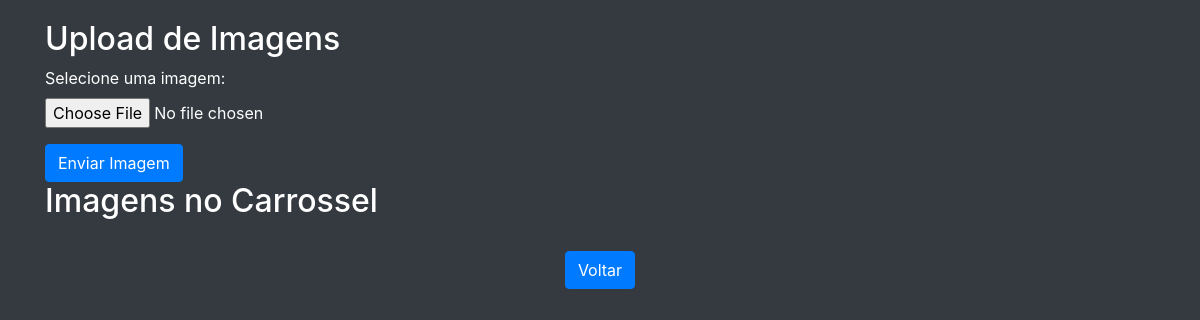
/upload_imagens.php, run on an earlier commit of the app's database.
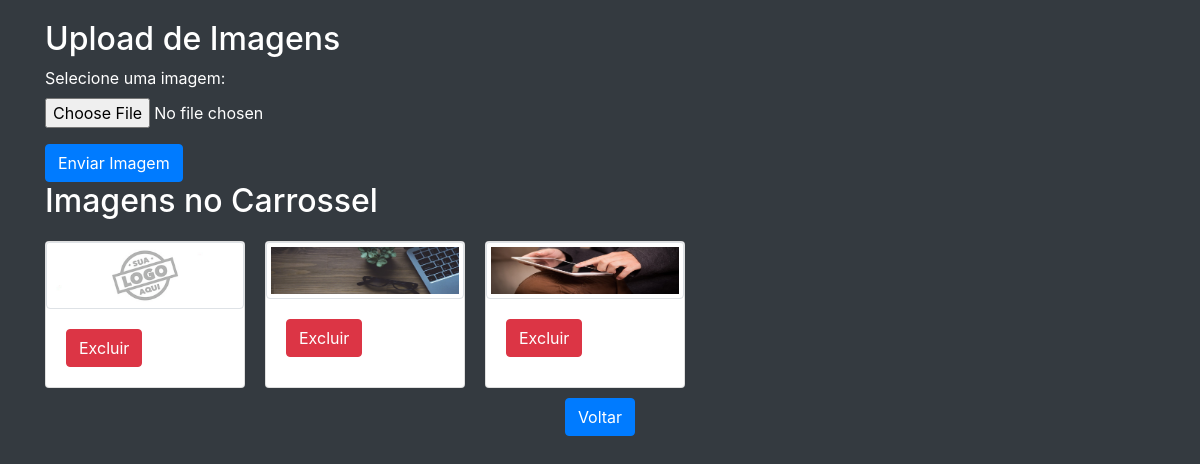
And on a later commit of the database.
### tables this page shows
CREATE TABLE IF NOT EXISTS `imagens_carrossel` (
  `id` int NOT NULL AUTO_INCREMENT,
  `nome_arquivo` varchar(255) NOT NULL,
  PRIMARY KEY (`id`)
);

### upload_imagens.php (the view, shortened to what this page needs)
<?php
include_once('php/conexao.php');
$sql = "SELECT * FROM imagens_carrossel";
$result = mysqli_query($conexao, $sql);
?>
<!DOCTYPE html>
<html lang="pt-BR">
<head>
    <link rel="stylesheet" href="../css/bootstrap.css">
</head>
<body>
    <div class="container">
        <h2>Upload de Imagens</h2>
        <form action="upload_imagens.php" method="post" enctype="multipart/form-data">
            <div class="form-group">
                <label for="imagem">Selecione uma imagem:</label>
                <input type="file" class="form-control-file" id="imagem" name="imagem" accept="image/*">
            </div>
            <button type="submit" name="submit" class="btn btn-primary">Enviar Imagem</button>
        </form>
        <h2>Imagens no Carrossel</h2>
        <div class="img-container">
            <?php while ($row = mysqli_fetch_assoc($result)) { ?>
                <div class="card" style="width: 200px;">
                    <img src="imgs/<?php echo $row['nome_arquivo']; ?>" class="card-img-top img-thumbnail" alt="Imagem do Carrossel" data-toggle="modal" data-target="#imagemModal<?php echo $row['id']; ?>">
                    <div class="card-body">
                        <form action="upload_imagens.php" method="post" onsubmit="return confirm('Tem certeza que deseja excluir esta imagem?')">
                            <button type="submit" name="excluir_imagem" class="btn btn-danger">Excluir</button>
                        </form>
                    </div>
                </div>
            <?php } ?>
        </div>
        <div class="btn-container">
            <a href="admin.php" class="btn btn-primary btn-back">Voltar</a>
        </div>
    </div>
</body>
</html>

### upload_imagens.php (style rules this page uses)
body { background-color: #343a40; color: #fff; padding: 20px; }
.btn-back { margin-top: 10px; }
.btn-container { text-align: center; }
.img-thumbnail { max-width: 200px; max-height: 200px; cursor: pointer; }
.img-container { display: flex; flex-wrap: wrap; gap: 20px; margin-top: 20px; }

What changed in the data, as far as the page shows it:
added imagens_carrossel: nome_arquivo (picture)
added imagens_carrossel: nome_arquivo (picture)
added imagens_carrossel: nome_arquivo (picture)
